Frame 1 (no input): blank canvas, image omitted
Frame 60 (the mouse pressed at the canvas centre just before this capture): blank canvas, image omitted
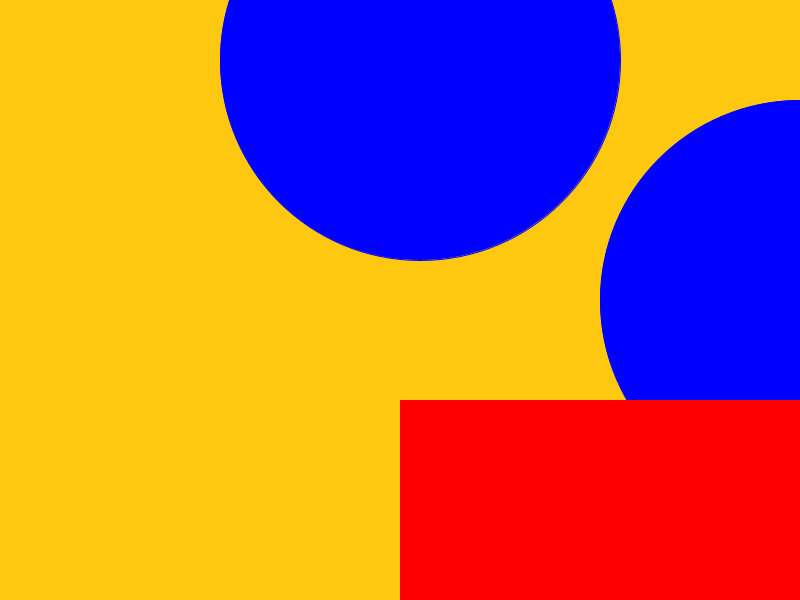
Frame 120 (the mouse held since frame 60 and released just before this capture)

The Processing sketch whose frames 1 and 60 were blank and that drew this single picture after the mouse press (run headless with seeded random() and noise(); from frame 60 on, the mouse is pressed at the canvas centre):

// Processing sketch: sketch_02_essai
// ── sketch_02_essai.pde
float x = 20;

void setup() {
  size(800, 600);
  frameRate(30);
}

void draw() { 
  println(width);
  x = mouseX;
  background(255, 200, 16);
  fill(0, 0, 255);
  stroke(0, 0, 255);
  ellipse(x + x, 300, x, x);

  fill(255, 0, 0);
  stroke(255, 0, 0);
  rect(x, x, 20, x);
  fill(0, 0, 255);
  stroke(0, 0, 255);
  ellipse(20 + x, 60, x, x);

  fill(255, 0, 0);
  stroke(255, 0, 0);
  rect(400, x, x, x);
} 
